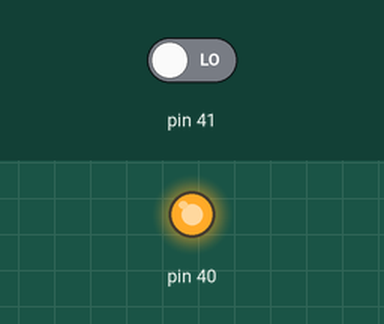
This sketch was run on a simulated Arduino Mega 2560, built with avr-gcc and run on an emulated ATmega2560. Shown: output pins drawn as LEDs (lit = HIGH). Dashed ring = blinking. The inputs (shaded band) are chosen by the test bench; at power-on: pin 41 LOW. What the sketch prints to the serial monitor is not drawn.

Above: at 0.06 s.
At 2.9 s:
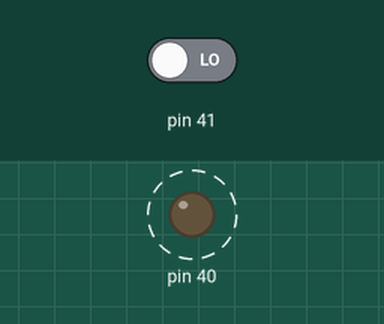
Timing chart, 0 to 3.2 s (numbered marks = the images above):
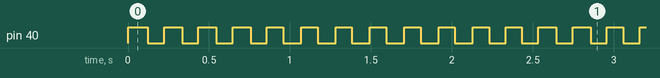

The sketch:

testpin.ino
```cpp
void setup() {
	 Serial.begin(9600);
	 Serial.print("Saving data to EEPROM");
	 pinMode(40, OUTPUT);
	 pinMode(41, INPUT);
	digitalWrite(40,HIGH);


}

bool t=false;

uint32_t time=0;
void loop() {

	if(millis()>time)
	{
		time=millis()+100;
		digitalWrite(40,t=!t);
	}
	Serial.println(digitalRead(41));

	delay(10);

}
```

Measured:
- by itself, pin 40: alternates HIGH for 0.10 s and LOW for 0.10 s
